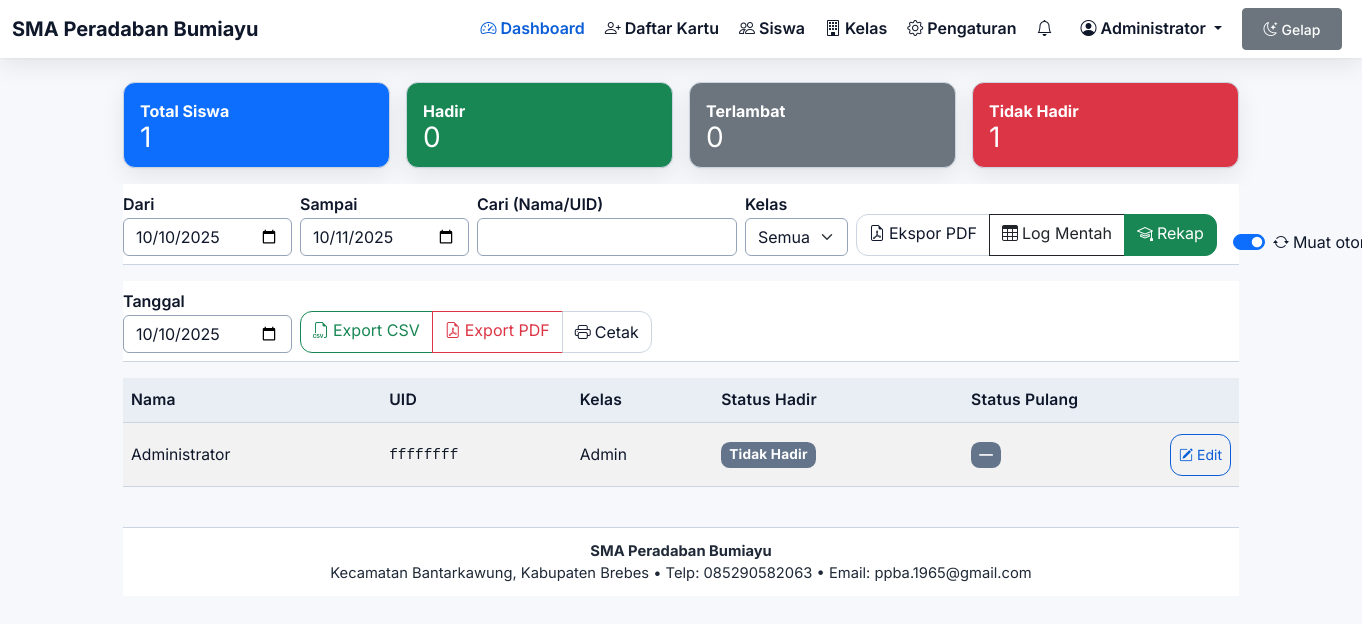
The page / (signed in) on the database its author committed.
### tables this page shows
CREATE TABLE IF NOT EXISTS users (
  id INT AUTO_INCREMENT PRIMARY KEY,
  username VARCHAR(50) UNIQUE,
  password VARCHAR(255),
  email VARCHAR(100),
  role ENUM('admin','teacher','parent','student') DEFAULT 'student',
  name VARCHAR(100) NOT NULL,
  uid_hex VARCHAR(32) NOT NULL UNIQUE,
  room VARCHAR(100) NOT NULL DEFAULT '',
  is_active TINYINT(1) DEFAULT 1,
  last_login TIMESTAMP NULL,
  created_at TIMESTAMP DEFAULT CURRENT_TIMESTAMP,
  updated_at TIMESTAMP DEFAULT CURRENT_TIMESTAMP ON UPDATE CURRENT_TIMESTAMP
);

### web/public/index.php (the view, shortened to what the rows shown need)
<?php
require_once __DIR__ . '/../bootstrap.php';
$pdo = pdo();
$tz = new DateTimeZone(env('APP_TZ', 'Asia/Jakarta'));
$schoolMode = (bool) env('SCHOOL_MODE', false);
$view = $_GET['view'] ?? ($schoolMode ? 'recap' : 'raw');
$date = $_GET['date'] ?? '';
$room = $_GET['room'] ?? '';
try { $dateDt = new DateTime($date ?: 'today', $tz); } catch (Exception $e) { $dateDt = new DateTime('today', $tz); }
$recap = null;
if ($view === 'recap') {
    $start = $dateDt; $end = (clone $start)->modify('+1 day');
    $schoolStart = env('SCHOOL_START', '07:15');
    $schoolEnd = env('SCHOOL_END', '15:00');
    $lateAt = DateTime::createFromFormat('Y-m-d H:i', $start->format('Y-m-d') . ' ' . $schoolStart, $tz);
    $endAt  = DateTime::createFromFormat('Y-m-d H:i', $start->format('Y-m-d') . ' ' . $schoolEnd, $tz);
    if ($room !== '') {
    $sql = 'SELECT u.id, u.name, u.uid_hex, u.room,
                       (SELECT MIN(a.ts) FROM attendance a WHERE a.uid_hex = u.uid_hex AND a.ts >= ? AND a.ts < ? AND (a.device_id = \'manual\' AND (JSON_EXTRACT(a.raw_json, \'$.type\') = \'checkin\' OR JSON_EXTRACT(a.raw_json, \'$.type\') = \'override\') OR a.device_id != \'manual\')) AS first_ts,
                       (SELECT MAX(a.ts) FROM attendance a WHERE a.uid_hex = u.uid_hex AND a.ts >= ? AND a.ts < ? AND (a.device_id = \'manual\' AND (JSON_EXTRACT(a.raw_json, \'$.type\') = \'checkout\' OR JSON_EXTRACT(a.raw_json, \'$.status\') = \'bolos\')) OR a.device_id != \'manual\') AS last_ts
                FROM users u
                WHERE u.room = ?
                ORDER BY u.name';
        $st = $pdo->prepare($sql);
        $st->execute([$start->format('Y-m-d H:i:s'), $end->format('Y-m-d H:i:s'), $start->format('Y-m-d H:i:s'), $end->format('Y-m-d H:i:s'), $room]);
    } else {
        $sql = 'SELECT u.id, u.name, u.uid_hex, u.room,
                       (SELECT MIN(a.ts) FROM attendance a WHERE a.uid_hex = u.uid_hex AND a.ts >= ? AND a.ts < ? AND ((a.device_id = \'manual\' AND (JSON_EXTRACT(a.raw_json, \'$.type\') = \'checkin\' OR JSON_EXTRACT(a.raw_json, \'$.type\') = \'override\')) OR a.device_id != \'manual\')) AS first_ts,
                       (SELECT MAX(a.ts) FROM attendance a WHERE a.uid_hex = u.uid_hex AND a.ts >= ? AND a.ts < ? AND ((a.device_id = \'manual\' AND (JSON_EXTRACT(a.raw_json, \'$.type\') = \'checkout\' OR JSON_EXTRACT(a.raw_json, \'$.status\') = \'bolos\')) OR a.device_id != \'manual\')) AS last_ts
                FROM users u
                ORDER BY u.room, u.name';
        $st = $pdo->prepare($sql);
        $st->execute([$start->format('Y-m-d H:i:s'), $end->format('Y-m-d H:i:s'), $start->format('Y-m-d H:i:s'), $end->format('Y-m-d H:i:s')]);
    }
    $rowsRecap = $st->fetchAll(PDO::FETCH_ASSOC);
    $present = 0; $late = 0; $absent = 0; $total = count($rowsRecap);
    $today = new DateTime('today', $tz);
    $isPastDay = ($start < $today);
    $requireCheckout = (bool) env('REQUIRE_CHECKOUT', false);
    $overrideMap = buat_peta_override($pdo, $start, $end);
    foreach ($rowsRecap as &$rr) {
        [$statusMasuk, $statusPulang] = selesaikan_status_harian($rr, $tz, $start, $lateAt, $endAt, $isPastDay, $requireCheckout, $overrideMap);
        if ($statusMasuk === 'Tidak Hadir') {
            $absent++;
        } else {
            $present++;
            if ($statusMasuk === 'Terlambat') {
                $late++;
            }
        }
    }
    $rowsForView = $rowsRecap;
    $recap = [
        'total' => $total,
        'present' => $present,
        'late' => $late,
        'absent' => $absent,
        'rows' => $rowsForView,
        'date' => $start->format('Y-m-d'),
        'room' => $room,
        'school_start' => $schoolStart,
        'school_end' => $schoolEnd,
    ];
}
function e($s) { return htmlspecialchars((string)$s, ENT_QUOTES, 'UTF-8'); }
?>
<!doctype html>
<html lang="id">
<head>
  <link href="https://cdn.jsdelivr.net/npm/bootstrap@5.3.3/dist/css/bootstrap.min.css" rel="stylesheet">
  <link href="https://cdn.jsdelivr.net/npm/bootstrap-icons@1.11.3/font/bootstrap-icons.min.css" rel="stylesheet">
  <link href="./assets/style.css" rel="stylesheet">
  </head>
<body>
<div class="container">
  <?php if ($view === 'recap'): ?>
    <div id="tableContainerRecap" class="table-responsive">
      <table class="table table-striped align-middle">
        <thead>
          <tr>
            <th>Nama</th>
            <th class="d-none-mobile">UID</th>
            <th>Kelas</th>
            <th>Status Hadir</th>
            <th class="d-none-mobile">Status Pulang</th>
          </tr>
        </thead>
        <tbody>
        <?php foreach (($recap['rows'] ?? []) as $r): ?>
          <?php $statusMasuk = $r['masuk_status']; $badge = $statusMasuk==='Hadir'?'badge-present':($statusMasuk==='Terlambat'?'badge-late':'badge-absent'); ?>
          <tr>
            <td><?= e($r['name']) ?></td>
            <td class="d-none-mobile"><code class="cursor-pointer" data-uid="<?= e($r['uid_hex']) ?>"><?= e($r['uid_hex']) ?></code></td>
            <td><?= e($r['room']) ?></td>
            <td><span class="badge badge-status <?= $badge ?>"><?= e($statusMasuk) ?></span></td>
            <?php
              $p = $r['pulang_status'] ?: '—';
              $pcls = 'badge-belum';
            ?>
            <td class="d-none-mobile">
              <div class="d-flex align-items-center w-100">
                <span class="badge badge-status <?= $p==='—'?'badge-absent':$pcls ?>"><?= e($p) ?></span>
                <?php $recDate = e($recap['date'] ?? $dateDt->format('Y-m-d')); $uidh = e($r['uid_hex']); $nm = e($r['name']); ?>
                <button type="button" class="btn btn-sm btn-outline-primary ms-auto" data-correct="1" data-date="<?= $recDate ?>" data-uid="<?= $uidh ?>" data-name="<?= $nm ?>">
                  <i class="bi bi-pencil-square me-1"></i>Edit
                </button>
              </div>
            </td>
          </tr>
        <?php endforeach; ?>
        </tbody>
      </table>
    </div>
  <?php endif; ?>
</div>
</body>
</html>

### rows shown on the page
users: name "Administrator", uid_hex "ffffffff", room "Admin", statusMasuk "Tidak Hadir", p "—"

### other values the page prints
$school "SMA Peradaban Bumiayu"
$_SESSION['name'] "Administrator"
$recap['total'] "1"
$recap['present'] "0"
$recap['late'] "0"
$recap['absent'] "1"
env('SCHOOL_NAME','') "SMA Peradaban Bumiayu"
$addr "Kecamatan Bantarkawung, Kabupaten Brebes"
$phone "085290582063"
$email "ppba.1965@gmail.com"
